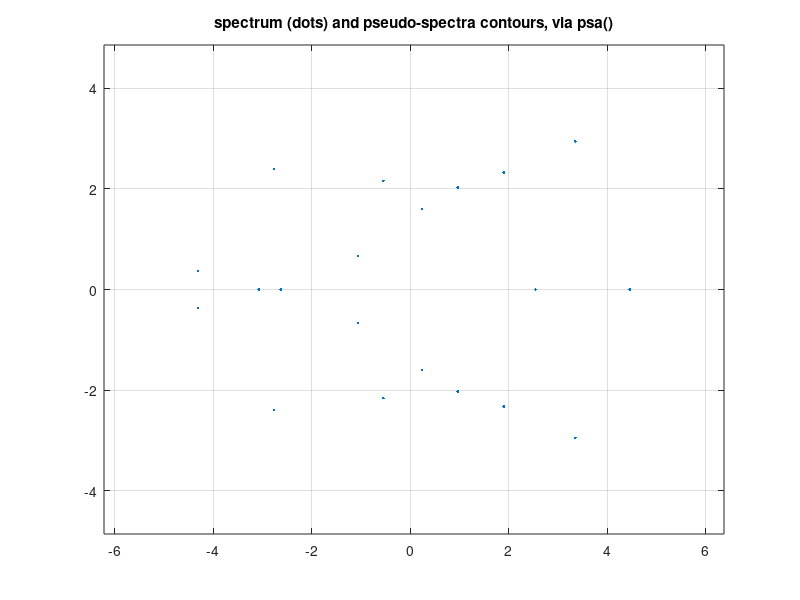

Write the MATLAB code that produced this figure. (Note: this script raises an error after producing the figure.)
% multiscalePseudoSpectra() hierarchially contours the
% 2-norm pseudospectra of a given matrix A.  For matrices A
% obtained from multiscale systems there are often big
% boring gaps in the spectrum which it is useless to bother
% analysing.  So this hierarchial version heuristically
% concentrates on 'interesting' regions.  It is based upon
% psa.m which is typically about N/4 times faster than the
% obvious SVD method.  Comes with no guarantees! L.N.
% Trefethen, March 1999.  Ditto, AJR, 18 May 2023

function multiscalePseudoSpectra(A,sc) 

% Inputs:
% A - the matrix to contour the pseudospectra
if nargin<1, A=randn(20); disp("Using matrix randn(20)"), end
%
% sc - (optional, default Inf) parameter(s) of nonlinear
% scaling in the plot.  Let s:=|eigenvalue|, then for s<sc
% the plot is approximately linear, and for s>sc the plot is
% approximately logarithmic.
if nargin<2, sc=Inf; end

% Output: in the current figure, plots spectrum and plots
% the pseudospectra contours at levels 10^n for n in log10Vals

% Parameters:  
nInt = 22;    % the grid resolution of each level
maxLevel = 2; % depth of recursive refinement
% nInt=10; maxLevel=3; % similar resolution and operation count
% fracZoom is the fraction of mesh points to refine about.
% With fracZoom=1/nInt, operation count is roughly propto
% nInt^(maxLevel+1)
fracZoom = 1/nInt; 
log10Vals = -8:4; 


% establish independent scaling in each direction
if numel(sc)==1, sc=[sc sc]; end
if sc(1)==Inf, xSpace = @(a,b,n) linspace(a,b,n+1);
else xSpace = @(a,b,n) sc(1)*sinh( ...
              linspace(asinh(a/sc(1)),asinh(b/sc(1)),n+1) );
end
if sc(2)==Inf, ySpace = @(a,b,n) linspace(a,b,n+1);
else ySpace = @(a,b,n) sc(2)*sinh( ...
              linspace(asinh(a/sc(2)),asinh(b/sc(2)),n+1) );
end

% Compute Schur form, from psa.m
  [U,T] = schur(A);
  if isreal(A), [U,T] = rsf2csf(U,T); end
  T = triu(T); eigA = diag(T);

% Initial plot of eigenvalues as dots
  s = 0.08*norm(A,1);
  xmin = min(real(eigA))-s;  ymin = min(imag(eigA))-s;
  xmax = max(real(eigA))+s;  ymax = max(imag(eigA))+s; 
  clf, plot(real(eigA),imag(eigA),'.'), hold on
  axis([xmin xmax ymin ymax]), grid on, drawnow
  title('spectrum (dots) and pseudo-spectra contours, via psa()') % AJR

% From psa.m, reorder Schur decomposition and compress to
% interesting subspace:
%  select = find(real(eigA)>-250) % <- ALTER SUBSPACE SELECTION
  select = 1:length(eigA); % Hmmm, lets do all subspaces??
  n = length(select);
  for ii = 1:n
    for kk = select(ii)-1:-1:ii
      G([2 1],[2 1]) = planerot([T(kk,kk+1) T(kk,kk)-T(kk+1,kk+1)]')';
      J = kk:kk+1; T(:,J) = T(:,J)*G; T(J,:) = G'*T(J,:);
    end
  end
  T = triu(T(1:n,1:n)); I = eye(n);
 
  % Set up mesh grid M{1} for coarse contour plot:
  M{1}.x = xSpace(xmin,xmax,nInt);
  M{1}.y = ySpace(ymin,ymax,nInt)';
  
  drawLevel(1)
  hold off
  xlabel('$\Re\lambda$'), ylabel('$\Im\lambda$')
  colormap(0.8*parula)
  % designed to use quasiLogAxes(), but need not 
  if exist('quasiLogAxes')==2, quasiLogAxes(sc(1),sc(2)); end
  return% end of this function execution



% resursive function to compute and draw the contours
function drawLevel(l)

  % iteration code from psa.m  Note i is y-thing, j is x-thing
  Z = M{l}.x+1i*M{l}.y;
  sigmin = nan(size(Z));
  for i = 1:length(M{l}.y)
    if isreal(A) & (abs(sum(M{l}.y([1 end])))<1e-9) & (i>(length(M{l}.y)+1)/2)
      sigmin(i,:) = sigmin(length(M{l}.y)+1-i,:);
    else
      for j = 1:length(M{l}.x)
        z = Z(i,j); T1 = z*I-T; T2 = T1';
        if real(z)<100      % <- ALTER GRID POINT SELECTION
          sigold = 0; qold = zeros(n,1); beta = 0; H = [];
          q = randn(n,1) + sqrt(-1)*randn(n,1); q = q/norm(q);
          for k = 1:99
            v = T1\(T2\q) - beta*qold;
            alpha = real(q'*v); v = v - alpha*q;
            beta = norm(v); qold = q; q = v/beta;
            H(k+1,k) = beta; H(k,k+1) = beta; H(k,k) = alpha;
            if (alpha>1e100), sig = alpha; 
            else sig = max(eig(H(1:k,1:k))); 
            end%if
            if (abs(sigold/sig-1)<.001) | (sig<3 & k>2), break, end
            sigold = sig;
          end%for k
          sigmin(i,j) = 1/sqrt(sig);
        end%if real(z)
      end
    end%if
  end%for i
  M{l}.h = log10(sigmin+1e-20);
%  M{l}.h = log(1e-4+abs(Z).^2); % <-for testing
  
  % conditionally recursively refine
  if l<maxLevel
    % proceed to heuristically find grid indices i,j to refine
    i=2:nInt;
    curv=M{l}.h(i+1,i)+M{l}.h(i-1,i)+M{l}.h(i,i+1)+M{l}.h(i,i-1)-4*M{l}.h(i,i);
    [curvSort,ij] = sort(curv(:),'Descend');
    K=ceil(fracZoom*numel(curv));
    [i,j]=ind2sub([1 1]*(nInt-1),sort(ij(1:K)));
    i=i+1; j=j+1;
    % for each of these points 
    for k=1:K
      % mark point as nan at this level so no contours close
      M{l}.h(i(k),j(k))=nan;
      % Set the refined grid to use at next level.  When
      % neighbours have been refined, then halve the domain
      % of this refinement. Due to ordering of sorted ij,
      % just test N and W neighbours 
      if M{l}.h(i(k)-1,j(k))==nan
           yMin=M{l}.y(i(k)); ny=nInt/2;
      else yMin=M{l}.y(i(k)-1); ny=nInt;
      end
      if M{l}.h(i(k),j(k)-1)==nan
           xMin=M{l}.x(j(k)); nx=nInt/2;
      else xMin=M{l}.x(j(k)-1); nx=nInt;
      end
      M{l+1}.y = ySpace(yMin,M{l}.y(i(k)+1),ny)';
      M{l+1}.x = xSpace(xMin,M{l}.x(j(k)+1),nx);
      % recurse to next level
      drawLevel(l+1)   
    end% for k
  end% if l
  
  % now plot the contours for this level (so coarsest last)
  contour(M{l}.x,M{l}.y,M{l}.h,log10Vals,'ShowText','on');
end% function drawLevel
  
end% function multiscalePseudoSpectra
